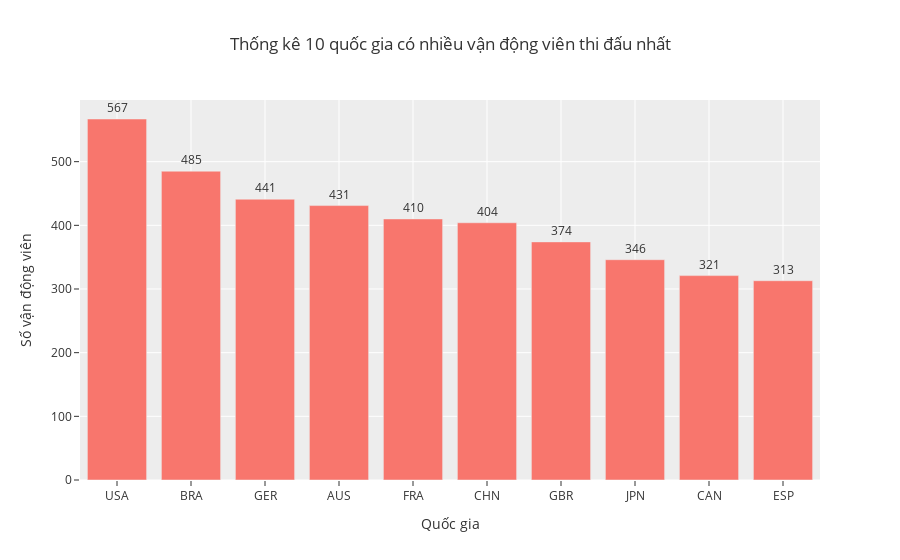

The cell this chart's notebook holds for it:
### Code cell
figure_config = dict({
    'data': [{'text': df_top10['size'],
              'textposition': 'outside',
              'type': 'bar',
              'x': df_top10['nationality'],
              'y': df_top10['size']}],
    'layout': {
               'template': 'ggplot2',
               'title': {'text': 'Thống kê 10 quốc gia có nhiều vận động viên thi đấu nhất'},
               
               'xaxis': {'title': {'text': 'Quốc gia'}},
               'yaxis': {'title': {'text': 'Số vận động viên'}}}
})
fig = go.Figure(figure_config)
fig.show()

### Figure 1 — Plotly figure (JSON) as saved in the notebook; plotly's stock layout.template omitted (floating-point values rounded to 4 significant figures)
{"data": [{"text": [567, 485, 441, 431, 410, 404, 374, 346, 321, 313], "textposition": "outside", "type": "bar", "x": ["USA", "BRA", "GER", "AUS", "FRA", "CHN", "GBR", "JPN", "CAN", "ESP"], "y": [567, 485, 441, 431, 410, 404, 374, 346, 321, 313]}], "layout": {"title": {"text": "Thống kê 10 quốc gia có nhiều vận động viên thi đấu nhất"}, "xaxis": {"title": {"text": "Quốc gia"}}, "yaxis": {"title": {"text": "Số vận động viên"}}}}
